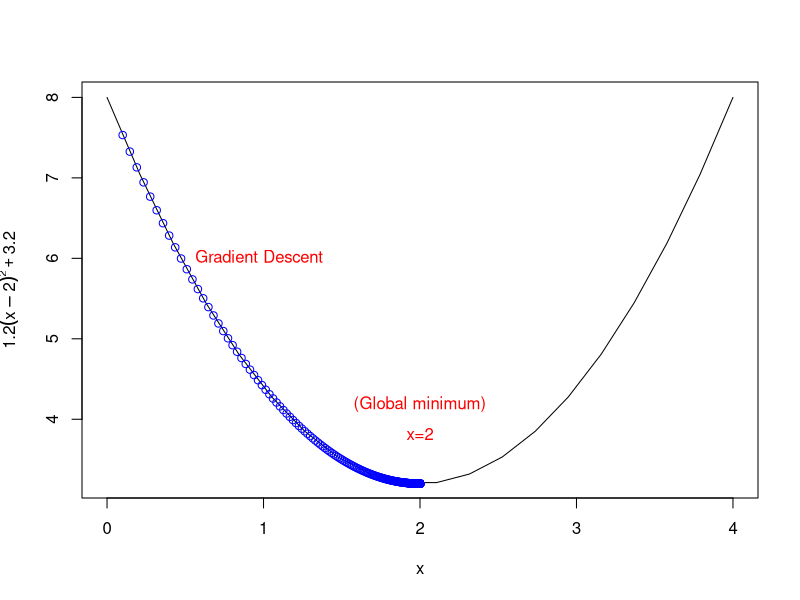

This chart was generated by the following R code:
## ---- chunk 1
rm(list=ls())
## ---- chunk 2
xs <- seq(0,4,len=20) 
xs
## ---- chunk 3
f <-  function(x) {1.2 * (x-2)^2 + 3.2}
## ---- chunk 4
plot(xs , f (xs), type="l",xlab="x",ylab=expression(1.2(x-2)^2 +3.2))

grad <- function(x){
  1.2*2*(x-2)
}

x <- 0.1 # initialize the first guess for x-value
xtrace <- x # store x -values for graphing purposes (initial)
ftrace <- f(x) # store y-values (function evaluated at x) for graphing purposes (initial)
stepFactor <- 0.01 # learning rate 'alpha'
for (step in 1:5000) {
  x <- x - stepFactor*grad(x) # gradient descent update
  xtrace <- c(xtrace,x) # update for graph
  ftrace <- c(ftrace,f(x)) # update for graph
}

lines ( xtrace , ftrace , type="b",col="blue") # type=b (both points & lines)
text (0.5,6, "Gradient Descent",col="red",pos= 4)

print(x) # x converges to 2.0
text(2,4,"x=2",col="red",pos=1)
text(2,4,"(Global minimum)",col="red",pos=3)
